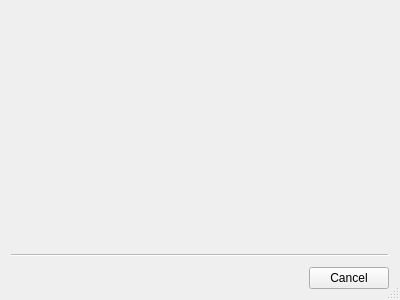
<?xml version="1.0" encoding="UTF-8"?>
<ui version="4.0">
 <class>Wizard</class>
 <widget class="QWizard" name="Wizard">
  <property name="geometry">
   <rect>
    <x>0</x>
    <y>0</y>
    <width>400</width>
    <height>300</height>
   </rect>
  </property>
  <property name="windowTitle">
   <string>Measurement Sequence Wizard</string>
  </property>
  <property name="windowIcon">
   <iconset resource="../../../../../resource/icons/icons.qrc">
    <normaloff>:/icons/scriptwizard.svg</normaloff>:/icons/scriptwizard.svg</iconset>
  </property>
  <property name="sizeGripEnabled">
   <bool>true</bool>
  </property>
  <property name="modal">
   <bool>true</bool>
  </property>
  <property name="options">
   <set>QWizard::NoBackButtonOnStartPage</set>
  </property>
 </widget>
 <resources>
  <include location="../../../../../resource/icons/icons.qrc"/>
 </resources>
 <connections/>
</ui>
